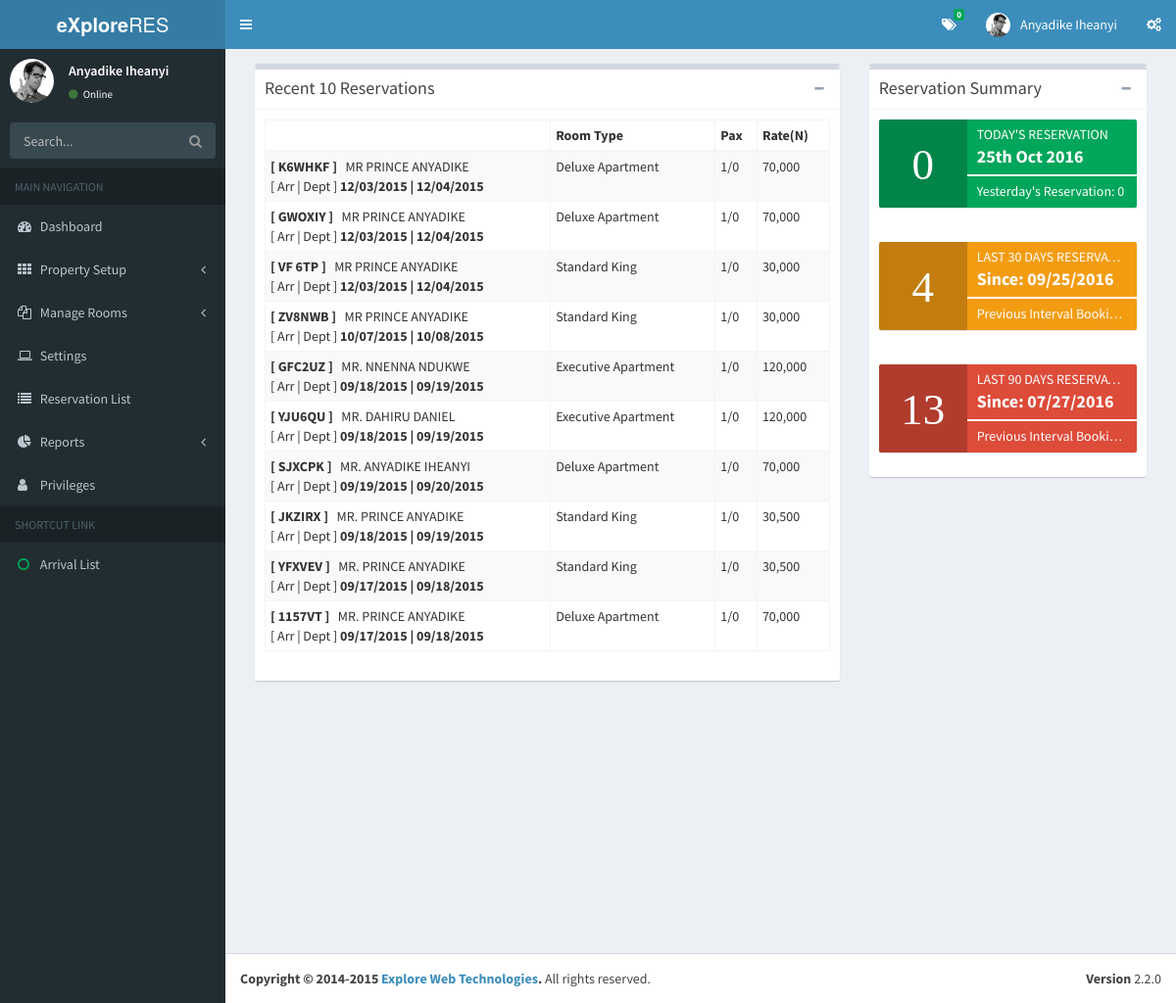
The app's page /HotelMgrSoftware/dashboard/overview (signed in) with its own data.
### tables this page shows
CREATE TABLE IF NOT EXISTS `privileges` (
  `id` int(11) NOT NULL AUTO_INCREMENT,
  `fulname` text NOT NULL,
  `username` text NOT NULL,
  `password` text NOT NULL,
  `mobile_no` varchar(25) NOT NULL,
  `user_role` varchar(25) NOT NULL,
  `status` tinyint(1) NOT NULL DEFAULT '0',
  `xdate` timestamp NOT NULL DEFAULT CURRENT_TIMESTAMP,
  PRIMARY KEY (`id`)
);

CREATE TABLE IF NOT EXISTS `reservations` (
  `id` int(11) NOT NULL AUTO_INCREMENT,
  `res_no` text NOT NULL,
  `title` text NOT NULL,
  `guest_nm` text NOT NULL,
  `phone` text NOT NULL,
  `email` text NOT NULL,
  `addr` text NOT NULL,
  `arr` text NOT NULL,
  `dept` text NOT NULL,
  `nights` int(11) NOT NULL,
  `pax` int(11) NOT NULL,
  `adult` int(11) NOT NULL,
  `child` int(11) NOT NULL,
  `room` int(11) NOT NULL,
  `no_of_rm` int(11) NOT NULL,
  `source` text NOT NULL,
  `rate` double NOT NULL,
  `vou` text NOT NULL,
  `vou_rate` double NOT NULL,
  `extra` double NOT NULL,
  `status` tinyint(1) NOT NULL DEFAULT '0',
  `void` tinyint(1) NOT NULL DEFAULT '0',
  `cancel` tinyint(1) NOT NULL DEFAULT '0',
  `ip` text NOT NULL,
  `rev_date` text NOT NULL,
  `month` text NOT NULL,
  `year` text NOT NULL,
  `xdate` timestamp NOT NULL DEFAULT CURRENT_TIMESTAMP,
  PRIMARY KEY (`id`)
);

CREATE TABLE IF NOT EXISTS `room_type` (
  `id` int(11) NOT NULL AUTO_INCREMENT,
  `type_nm` text NOT NULL,
  `m_adult` int(11) NOT NULL,
  `m_child` int(11) NOT NULL,
  `amenities` text NOT NULL,
  `descr` text NOT NULL,
  `rack_rate` double NOT NULL,
  `promo_rate` double NOT NULL,
  `featured` tinyint(1) NOT NULL DEFAULT '0',
  `status` int(11) NOT NULL,
  `sort` int(11) NOT NULL DEFAULT '0',
  `xdate` timestamp NOT NULL DEFAULT CURRENT_TIMESTAMP,
  PRIMARY KEY (`id`)
);

### HotelMgrSoftware/dashboard/sublets/general.php (called while the page is built, shortened)
<?php
function active_menu($link){
	$page = basename($_SERVER['PHP_SELF']);
}
function get_value_using_id($table, $ser_id, $output){
$rst=mysql_query("SELECT * FROM {$table} WHERE id='$ser_id'")  or
die("Unable to load {$table} table " . mysql_error());
while($row=mysql_fetch_array($rst)){return $row[$output];}}
function recordcount($table, $sid, $quotient){
$count= mysql_query("SELECT * FROM {$table} WHERE {$sid}='$quotient'");
return mysql_num_rows($count);}
function recordcount1($table, $sid, $quotient){
$count= mysql_query("SELECT * FROM {$table} WHERE {$sid} > '$quotient'");
return mysql_num_rows($count);}
?>

### HotelMgrSoftware/dashboard/sublets/dboard.php (the view)
<section class="content">
<div class="col-md-8">
    <div class="box box-default">
      <div class="box">
        <div class="box-header with-border">
          <h3 class="box-title">Recent 10 Reservations</h3>
          <div class="box-tools pull-right">
            <button class="btn btn-box-tool" data-widget="collapse" data-toggle="tooltip" title="Collapse"><i class="fa fa-minus"></i></button>
          </div>
        </div>
        <div class="box-body">
        <div class="table-responsive">
          <table class="table table-bordered table-condensed table-striped">
          <thead>
            <tr>
              <th> </th>
              <th>Room Type</th>
              <th>Pax</th>
              <th>Rate(N)</th>
            </tr>
          </thead>
          <tbody>
          <?php
		  	$query=mysql_query("SELECT * FROM reservations ORDER
			BY id DESC LIMIT 10 ") or die("Err: " . mysql_error());
			$line='style="text-decoration:line-through;"';
			while($row = mysql_fetch_array($query)){
		  ?>
            <tr>
              <td>
              <?php
			  echo " <strong>[ ".$row['res_no'] ." ]</strong> &nbsp; ". strtoupper($row['title'] ." ". $row['guest_nm'])."<br/>";
			  echo "[ Arr | Dept ] <strong>" .$row['arr'] ." | ". $row['dept']."</strong>";
			  ?>
              </td>
              <td><?php echo get_value_using_id('room_type', $row['room'], 'type_nm'); ?></td>
              <td <?php if($row['void']==1 || $row['cancel']==1){echo $line;} ?> ><?php echo $row['adult'].'/'.$row['child'] ; ?></td>
              <td <?php if($row['void']==1 || $row['cancel']==1){echo $line;} ?> ><?php echo number_format($row['rate']); ?></td>
            </tr>
            <?php } ?>
          </tbody>
        </table>
      </div>
        </div>
      </div>
    </div>
</div>
<div class="col-md-4">
    <div class="box box-default">
      <div class="box">
        <div class="box-header with-border">
          <h3 class="box-title">Reservation Summary</h3>
          <div class="box-tools pull-right">
            <button class="btn btn-box-tool" data-widget="collapse" data-toggle="tooltip" title="Collapse"><i class="fa fa-minus"></i></button>
          </div>
        </div>
        <div class="box-body">
          <div class="info-box bg-green">
            <span class="info-box-icon"><i class="fa "><?php echo recordcount('reservations', 'rev_date', $today); ?></i></span>
            <div class="info-box-content">
              <span class="info-box-text">Today's Reservation</span>
              <span class="info-box-number"><?php echo date("jS \ M Y"); ?></span>
              <div class="progress">
                <div class="progress-bar" style="width: 100%"></div>
              </div>
              <span class="progress-description">
                Yesterday's Reservation: <?php echo recordcount('reservations', 'rev_date', $yesterday); ?>
              </span>
            </div>
          </div>
        </div>
        <div class="box-body">
          <div class="info-box bg-yellow">
            <span class="info-box-icon"><i class="fa "><?php echo recordcount1('reservations', 'rev_date', $last30); ?></i></span>
            <div class="info-box-content">
              <span class="info-box-text">Last 30 Days Reservation</span>
              <span class="info-box-number">Since: <?php echo $last30; ?></span>
              <div class="progress">
                <div class="progress-bar" style="width: 100%"></div>
              </div>
              <span class="progress-description">
                Previous Interval Booking: <?php echo recordcount1('reservations', 'rev_date', $last30); ?>
              </span>
            </div>
          </div>
        </div>
        <div class="box-body">
          <div class="info-box bg-red">
            <span class="info-box-icon"><i class="fa "><?php echo recordcount1('reservations', 'rev_date', $last90); ?></i></span>
            <div class="info-box-content">
              <span class="info-box-text">Last 90 days Reservation</span>
              <span class="info-box-number">Since: <?php echo $last90; ?></span>
              <div class="progress">
                <div class="progress-bar" style="width: 100%"></div>
              </div>
              <span class="progress-description">
                Previous Interval Booking: <?php echo recordcount1('reservations', 'rev_date', $last90); ?>
              </span>
            </div>
          </div>
        </div>
      </div>
    </div>
</div>
</section>

### HotelMgrSoftware/dashboard/sublets/headtag.php (shortened to what this page needs)
<?php
$qryuser=mysql_query("SELECT * FROM privileges WHERE
id={$_SESSION[login_cache]} AND status=0") or die(mysql_error());
while($recset = mysql_fetch_array($qryuser)){
$fulname = $recset['fulname']; $username = $recset['username'];
}
?>
<?php
$today = date("m/d/Y");
$yesterday = date('m/d/Y', strtotime('-1 day', strtotime($today)));
$last30 = date('m/d/Y', strtotime('-30 day', strtotime($today)));
$last90 = date('m/d/Y', strtotime('-90 day', strtotime($today)));
?>
<!DOCTYPE html>
<html>
  <head>
    <link href="bootstrap/css/bootstrap.min.css" rel="stylesheet" type="text/css" />
    <link href="https://maxcdn.bootstrapcdn.com/font-awesome/4.3.0/css/font-awesome.min.css" rel="stylesheet" type="text/css" />
    <link href="https://code.ionicframework.com/ionicons/2.0.1/css/ionicons.min.css" rel="stylesheet" type="text/css" />
    <link href="dist/css/AdminLTE.min.css" rel="stylesheet" type="text/css" />
    <link href="dist/css/skins/_all-skins.min.css" rel="stylesheet" type="text/css" />
    <link href="plugins/iCheck/flat/blue.css" rel="stylesheet" type="text/css" />
    <link href="plugins/morris/morris.css" rel="stylesheet" type="text/css" />
    <link href="plugins/jvectormap/jquery-jvectormap-1.2.2.css" rel="stylesheet" type="text/css" />
    <link href="plugins/datepicker/datepicker3.css" rel="stylesheet" type="text/css" />
    <link href="plugins/daterangepicker/daterangepicker-bs3.css" rel="stylesheet" type="text/css" />
    <link href="plugins/bootstrap-wysihtml5/bootstrap3-wysihtml5.min.css" rel="stylesheet" type="text/css" />
<link rel="stylesheet" href="//code.jquery.com/ui/1.11.4/themes/smoothness/jquery-ui.css">
  </head>
<body class="skin-blue sidebar-mini">

### HotelMgrSoftware/dashboard/overview.php (shortened to what this page needs)
<?php
require('sublets/general.php');
include_once("sublets/headtag.php");
?>
    <div class="wrapper">
	<?php include_once("sublets/header.php"); ?>
      <?php include_once("sublets/aside.php"); ?>
      	<div class="content-wrapper">
                <?php include_once("sublets/dboard.php"); ?>
      </div>
      <?php include_once("sublets/footer.php"); ?>
    </div>
<?php include_once("sublets/footag.php"); ?>

### HotelMgrSoftware/dashboard/sublets/header.php (shortened to what this page needs)
<header class="main-header">
<a href="#" class="logo">
  <span class="logo-lg"><b>eXplore</b>RES</span>
</a>
<nav class="navbar navbar-static-top" role="navigation">
  <a href="#" class="sidebar-toggle" data-toggle="offcanvas" role="button">
  </a>
  <div class="navbar-custom-menu">
    <ul class="nav navbar-nav">
      <li class="dropdown messages-menu">
        <a href="#" class="dropdown-toggle" data-toggle="dropdown">
          <i class="fa fa-tags"></i>
          <span class="label label-success"><?php echo recordcount('reservations', 'rev_date', $today); ?></span>
        </a>
      </li>
      <li class="dropdown user user-menu">
        <a href="#" class="dropdown-toggle" data-toggle="dropdown">
          <img src="dist/img/user2-160x160.jpg" class="user-image" alt="User Image" />
          <span class="hidden-xs"><?php echo ucwords($fulname); ?></span>
        </a>
      </li>
      <li>
        <a href="#" data-toggle="control-sidebar"><i class="fa fa-gears"></i></a>
      </li>
    </ul>
  </div>
</nav>
</header>

### HotelMgrSoftware/dashboard/sublets/aside.php (shortened to what this page needs)
<aside class="main-sidebar">
  <section class="sidebar">
    <div class="user-panel">
      <div class="pull-left image">
        <img src="dist/img/user2-160x160.jpg" class="img-circle" alt="User Image" />
      </div>
      <div class="pull-left info">
        <p><?php echo ucwords($fulname); ?></p>
        <a href="#"><i class="fa fa-circle text-success"></i> Online</a>
      </div>
    </div>
    <form action="#" method="get" class="sidebar-form">
      <div class="input-group">
        <input type="text" name="q" class="form-control" placeholder="Search..." />
        <span class="input-group-btn">
          <button type="submit" name="search" id="search-btn" class="btn btn-flat"><i class="fa fa-search"></i></button>
        </span>
      </div>
    </form>
    <ul class="sidebar-menu">
      <li class="header">MAIN NAVIGATION</li>
      <li class="">
        <a href="overview">
          <i class="fa fa-dashboard"></i> <span>Dashboard</span> </i>
        </a>
      </li>
      <?php
if(USEROLE == "administrator" || USEROLE=="content_mgr"){
?>
      <li class="treeview <?php echo active_menu('property_setup.php'); echo active_menu('slides.php'); echo active_menu('services.php'); ?>">
        <a href="#">
          <i class="fa fa-th"></i>
          <span>Property Setup</span>
          <i class="fa fa-angle-left pull-right"></i>
        </a>
      </li>
      <li class="treeview <?php echo active_menu('amenities.php'); ?> <?php echo active_menu('rmtype.php'); ?>">
        <a href="#">
          <i class="fa fa-files-o"></i>
          <span>Manage Rooms</span>
          <i class="fa fa-angle-left pull-right"></i>
        </a>
      </li>
      <li class="<?php echo active_menu('settings.php'); ?>">
        <a href="settings">
          <i class="fa fa-laptop"></i> <span>Settings</span>
        </a>
      </li>
      <?php } ?>
      <?php
if(USEROLE == "administrator" || USEROLE == "frontdesk"){
?>
      <li class="<?php echo active_menu('reslist.php'); ?>">
        <a href="reslist">
          <i class="fa fa-list"></i> <span>Reservation List</span>
        </a>
      </li>
      <li class="treeview <?php echo active_menu('reports.php'); ?>">
        <a href="#">
          <i class="fa fa-pie-chart"></i>
          <span>Reports</span>
          <i class="fa fa-angle-left pull-right"></i>
        </a>
      </li>
      <?php } ?>
      <?php
if(USEROLE=="administrator"){
?>
      <li class="<?php echo active_menu('privilege.php'); ?>"><a href="privilege"><i class="fa fa-user"></i> <span>Privileges</span></a></li>
      <?php } ?>
      <?php
if(USEROLE=="administrator" || USEROLE=="frontdesk"){
?>
      <li class="header">SHORTCUT LINK</li>
      <li class="<?php echo active_menu('arrlist.php'); ?>"><a href="arrlist"><i class="fa fa-circle-o text-green"></i> <span>Arrival List</span></a></li>
      <?php }?>
    </ul>
  </section>
</aside>

### HotelMgrSoftware/dashboard/sublets/footer.php
<footer class="main-footer">
    <div class="pull-right hidden-xs">
      <b>Version</b> 2.2.0
    </div>
    <strong>Copyright &copy; 2014-2015 <a href="http://exploreteq.com" target="_blank">Explore Web Technologies</a>.</strong> All rights reserved.
</footer>

### HotelMgrSoftware/dashboard/sublets/footag.php (shortened to what this page needs)
  </body>
</html>

### records on screen
privileges: fulname "Anyadike Iheanyi"
reservations: res_no "K6WHKF", title+guest_nm "MR PRINCE ANYADIKE", arr "12/03/2015", dept "12/04/2015", room.type_nm "Deluxe Apartment", adult "1", child "0", rate "70,000"
reservations: res_no "GWOXIY", title+guest_nm "MR PRINCE ANYADIKE", arr "12/03/2015", dept "12/04/2015", room.type_nm "Deluxe Apartment", adult "1", child "0", rate "70,000"
reservations: res_no "VF 6TP", title+guest_nm "MR PRINCE ANYADIKE", arr "12/03/2015", dept "12/04/2015", room.type_nm "Standard King", adult "1", child "0", rate "30,000"
reservations: res_no "ZV8NWB", title+guest_nm "MR PRINCE ANYADIKE", arr "10/07/2015", dept "10/08/2015", room.type_nm "Standard King", adult "1", child "0", rate "30,000"
reservations: res_no "GFC2UZ", title+guest_nm "MR. NNENNA NDUKWE", arr "09/18/2015", dept "09/19/2015", room.type_nm "Executive Apartment", adult "1", child "0", rate "120,000"
reservations: res_no "YJU6QU", title+guest_nm "MR. DAHIRU DANIEL", arr "09/18/2015", dept "09/19/2015", room.type_nm "Executive Apartment", adult "1", child "0", rate "120,000"
reservations: res_no "SJXCPK", title+guest_nm "MR. ANYADIKE IHEANYI", arr "09/19/2015", dept "09/20/2015", room.type_nm "Deluxe Apartment", adult "1", child "0", rate "70,000"
reservations: res_no "JKZIRX", title+guest_nm "MR. PRINCE ANYADIKE", arr "09/18/2015", dept "09/19/2015", room.type_nm "Standard King", adult "1", child "0", rate "30,500"
reservations: res_no "YFXVEV", title+guest_nm "MR. PRINCE ANYADIKE", arr "09/17/2015", dept "09/18/2015", room.type_nm "Standard King", adult "1", child "0", rate "30,500"
reservations: res_no "1157VT", title+guest_nm "MR. PRINCE ANYADIKE", arr "09/17/2015", dept "09/18/2015", room.type_nm "Deluxe Apartment", adult "1", child "0", rate "70,000"

### other values on screen
recordcount('reservations', 'rev_date', $yesterday) "0"
recordcount1('reservations', 'rev_date', $last30) "4"
$last30 "09/25/2016"
recordcount1('reservations', 'rev_date', $last90) "13"
$last90 "07/27/2016"
